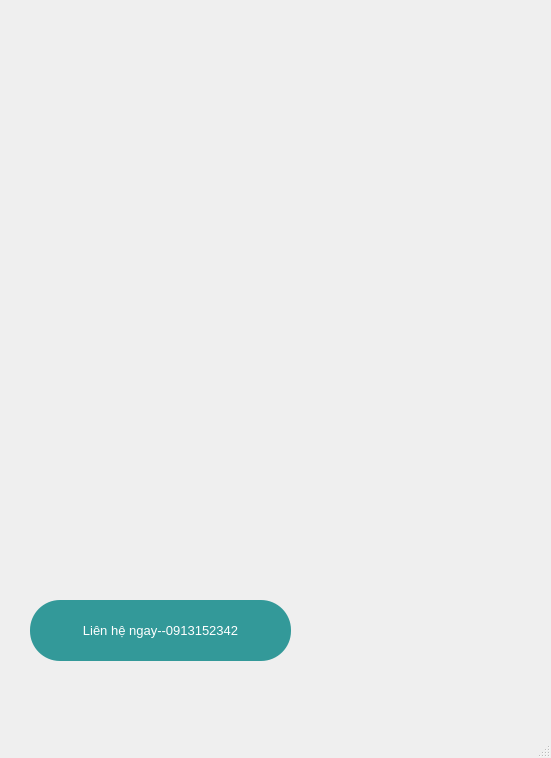
<?xml version="1.0" encoding="UTF-8"?>
<ui version="4.0">
 <class>MainWindow</class>
 <widget class="QMainWindow" name="MainWindow">
  <property name="geometry">
   <rect>
    <x>0</x>
    <y>0</y>
    <width>551</width>
    <height>758</height>
   </rect>
  </property>
  <property name="windowTitle">
   <string>MainWindow</string>
  </property>
  <widget class="QWidget" name="centralwidget">
   <widget class="QLabel" name="label">
    <property name="geometry">
     <rect>
      <x>0</x>
      <y>0</y>
      <width>551</width>
      <height>721</height>
     </rect>
    </property>
    <property name="text">
     <string/>
    </property>
    <property name="pixmap">
     <pixmap>../../../../Downloads/Green Water color Page Border A3 Poster (24).png</pixmap>
    </property>
    <property name="scaledContents">
     <bool>true</bool>
    </property>
   </widget>
   <widget class="QPushButton" name="btnComeback">
    <property name="geometry">
     <rect>
      <x>30</x>
      <y>600</y>
      <width>261</width>
      <height>61</height>
     </rect>
    </property>
    <property name="font">
     <font>
      <pointsize>10</pointsize>
     </font>
    </property>
    <property name="styleSheet">
     <string notr="true">background-color:#339999;
color:white;
border-radius:30</string>
    </property>
    <property name="text">
     <string>Liên hệ ngay--0913152342</string>
    </property>
   </widget>
  </widget>
  <widget class="QMenuBar" name="menubar">
   <property name="geometry">
    <rect>
     <x>0</x>
     <y>0</y>
     <width>551</width>
     <height>26</height>
    </rect>
   </property>
  </widget>
  <widget class="QStatusBar" name="statusbar"/>
 </widget>
 <resources/>
 <connections/>
</ui>
